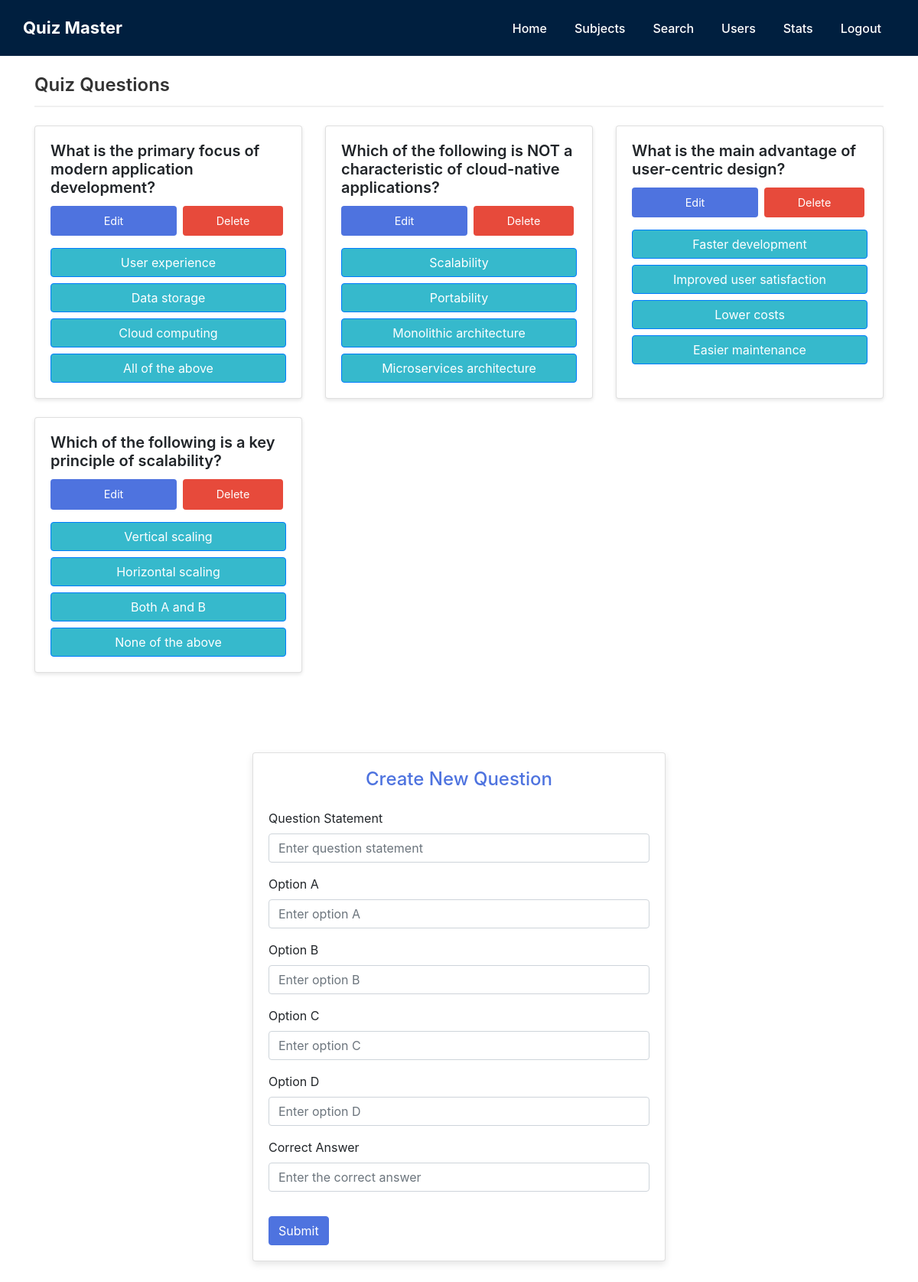
Screenshot of /adminhome/attempt_quiz/1/1/1 with the database file from the repository.
### models.py (models this page shows)
class Question(db.Model):
    __tablename__ = "question"
    id = db.Column(db.Integer, primary_key = True, autoincrement = True)
    statement = db.Column(db.Text, nullable = False)
    quiz_id = db.Column(db.Integer, db.ForeignKey("quiz.id"), nullable=False)
    option_a = db.Column(db.Text, nullable = False)
    option_b = db.Column(db.Text, nullable = False)
    option_c = db.Column(db.Text, nullable = False)
    option_d = db.Column(db.Text, nullable = False)
    correct_answer = db.Column(db.Text, nullable = False)

### admin.py (the view)
@admin.route("/adminhome/attempt_quiz/<int:subject_id>/<int:chapter_id>/<int:quiz_id>", methods = ["GET", "POST"])
def view_questions(subject_id, chapter_id, quiz_id):
    questions = Question.query.filter_by(quiz_id = quiz_id)
    quiz = Quiz.query.get(quiz_id)
    chapter = Chapter.query.get(chapter_id)
    subject = Subject.query.get(subject_id)
    return render_template("attempt_quiz.html", quiz = quiz, chapter = chapter, subject = subject, questions = questions)

### templates/attempt_quiz.html (shortened to what this page needs)
{% extends "base.html" %}  {% block content %}
<div class="container">
  <div class="row">
    <div class="col-12">
      <br />
      <h4 class="section-title">Quiz Questions</h4>
      <div class="row subjects-container">
        {% for question in questions %}
        <div class="col-md-6 col-lg-4 mb-4">
          <div class="card subject-card">
            <div class="card-body">
              <h5 class="card-title">{{ question.statement }}</h5>
              <div class="card-actions">
                <button
                  type="button"
                  class="btn btn-edit"
                  data-toggle="modal"
                  data-target="#editQuestionModal{{ question.id }}"
                >
                  Edit
                </button>
                <form
                  method="POST"
                  action="{{ url_for('admin.delete_question', subject_id=subject.id, chapter_id=chapter.id, quiz_id=quiz.id, question_id=question.id) }}"
                  onsubmit="return confirm('Are you sure you want to delete this question?');"
                >
                  <button type="submit" class="btn btn-delete">Delete</button>
                </form>
              </div>
              <div class="options mt-3">
                <button
                  type="button"
                  class="btn btn-primary btn-block"
                  style="background-color: #36b9cc"
                >
                  {{ question.option_a }}
                </button>
                <button
                  type="button"
                  class="btn btn-primary btn-block"
                  style="background-color: #36b9cc"
                >
                  {{ question.option_b }}
                </button>
                <button
                  type="button"
                  class="btn btn-primary btn-block"
                  style="background-color: #36b9cc"
                >
                  {{ question.option_c }}
                </button>
                <button
                  type="button"
                  class="btn btn-primary btn-block"
                  style="background-color: #36b9cc"
                >
                  {{ question.option_d }}
                </button>
              </div>
            </div>
          </div>
        </div>
        {% endfor %}
      </div>
    </div>
  </div>
  <div class="row mt-5">
    <div class="col-md-6 offset-md-3">
      <div class="card create-subject-card">
        <div class="card-body">
          <h4 class="text-center card-title">Create New Question</h4>
          <form
            method="POST"
            action="{{ url_for('admin.create_question', subject_id=subject.id, chapter_id=chapter.id, quiz_id=quiz.id) }}"
          >
            <div class="form-group">
              <label for="statement">Question Statement</label>
              <input
                type="text"
                class="form-control"
                id="statement"
                name="statement"
                placeholder="Enter question statement"
                required
              />
            </div>
            <div class="form-group">
              <label for="optiona">Option A</label>
              <input
                type="text"
                class="form-control"
                id="optiona"
                name="optiona"
                placeholder="Enter option A"
                required
              />
            </div>
            <div class="form-group">
              <label for="optionb">Option B</label>
              <input
                type="text"
                class="form-control"
                id="optionb"
                name="optionb"
                placeholder="Enter option B"
                required
              />
            </div>
            <div class="form-group">
              <label for="optionc">Option C</label>
              <input
                type="text"
                class="form-control"
                id="optionc"
                name="optionc"
                placeholder="Enter option C"
                required
              />
            </div>
            <div class="form-group">
              <label for="optiond">Option D</label>
              <input
                type="text"
                class="form-control"
                id="optiond"
                name="optiond"
                placeholder="Enter option D"
                required
              />
            </div>
            <div class="form-group">
              <label for="correct_answer">Correct Answer</label>
              <input
                type="text"
                class="form-control"
                id="correct_answer"
                name="correct_answer"
                placeholder="Enter the correct answer"
                required
              />
            </div>
            <button type="submit" class="btn btn-primary">Submit</button>
          </form>
        </div>
      </div>
    </div>
  </div>
  <br />
  <br />
</div>
{% endblock %}

### static/style.css (style rules this page uses)
.section-title { margin-bottom: 1.5rem; font-weight: 600; color: #333; border-bottom: 2px solid #f0f0f0; padding-bottom: 0.75rem; }
.subjects-container { margin-bottom: 2rem; }
.subject-card { height: 100%; transition: all 0.3s ease; box-shadow: 0 2px 5px rgba(0, 0, 0, 0.1); border-radius: 0.5rem; overflow: hidden; }
.subject-card .card-title { font-weight: 600; margin-bottom: 0.75rem; }
.card-actions { display: flex; justify-content: space-between; margin-top: auto; width: 100%; }
.card-actions .btn { padding: 0.5rem 1rem; font-size: 0.9rem; flex: 1; margin: 0 0.25rem; text-align: center; }
.card-actions .btn:first-child { margin-left: 0; }
.card-actions .btn:last-child { margin-right: 0; }
.card-actions form { flex: 1; margin: 0 0.25rem; }
.card-actions form .btn { width: 100%; margin: 0; }
.btn-edit { background-color: #4e73df; color: white; }
.btn-delete { background-color: #e74a3b; color: white; }
.create-subject-card { box-shadow: 0 4px 10px rgba(0, 0, 0, 0.1); border-radius: 0.5rem; border-left: 4px solid #4e73df; }
.create-subject-card .card-title { color: #4e73df; margin-bottom: 1.5rem; }
.create-subject-card .btn-primary { background-color: #4e73df; border-color: #4e73df; margin-top: 1rem; transition: all 0.3s ease; }
body { background: linear-gradient(135deg, #ffffff, #ffffff); justify-content: center; align-items: center; height: 100vh; }
.container { max-width: 1000px; margin: auto; }

### rows the page displays
Question: statement "What is the primary focus of modern application development?", option_a "User experience", option_b "Data storage", option_c "Cloud computing", option_d "All of the above"
Question: statement "Which of the following is NOT a characteristic of cloud-native applications?", option_a "Scalability", option_b "Portability", option_c "Monolithic architecture", option_d "Microservices architecture"
Question: statement "What is the main advantage of user-centric design?", option_a "Faster development", option_b "Improved user satisfaction", option_c "Lower costs", option_d "Easier maintenance"
Question: statement "Which of the following is a key principle of scalability?", option_a "Vertical scaling", option_b "Horizontal scaling", option_c "Both A and B", option_d "None of the above"
